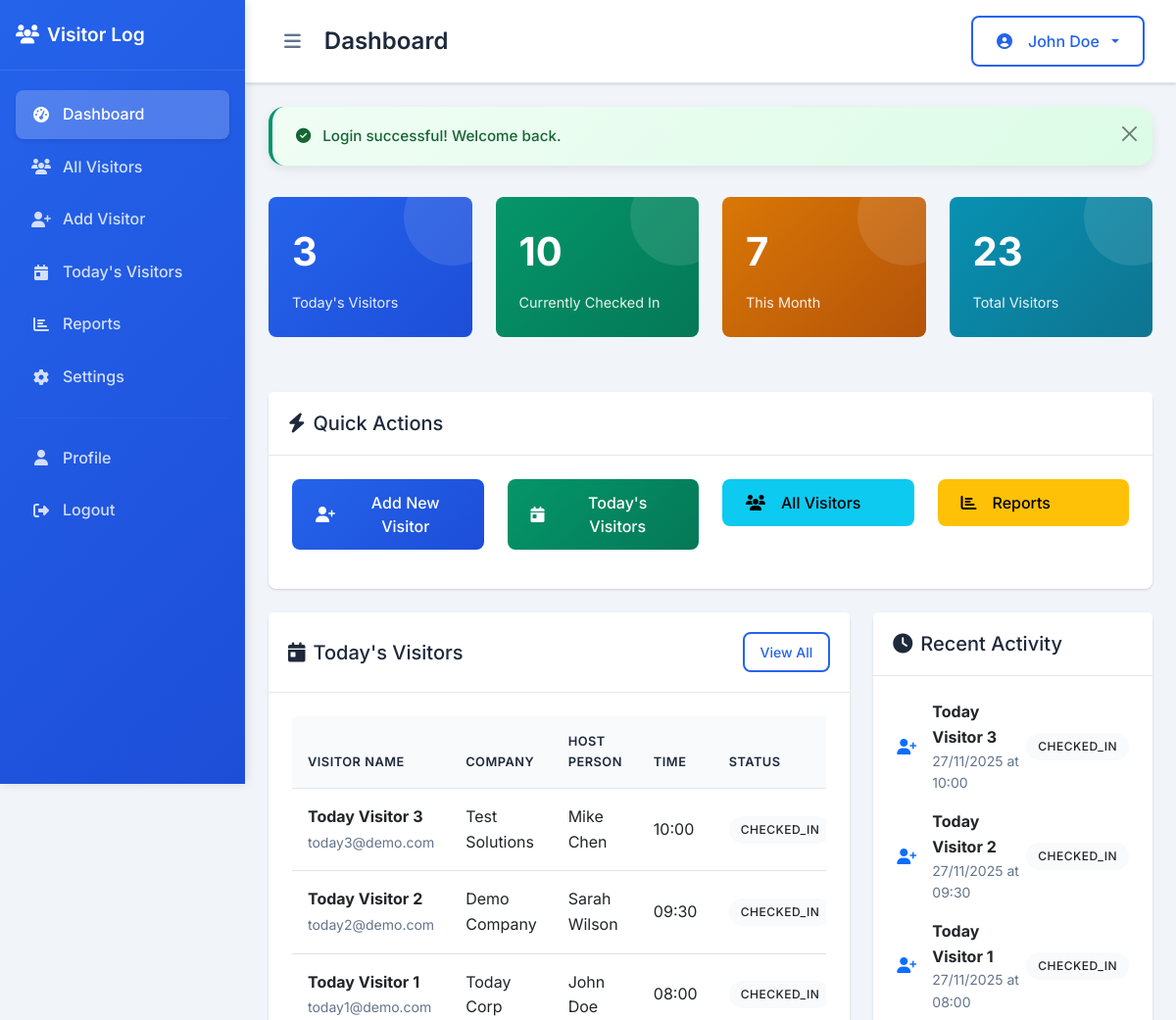
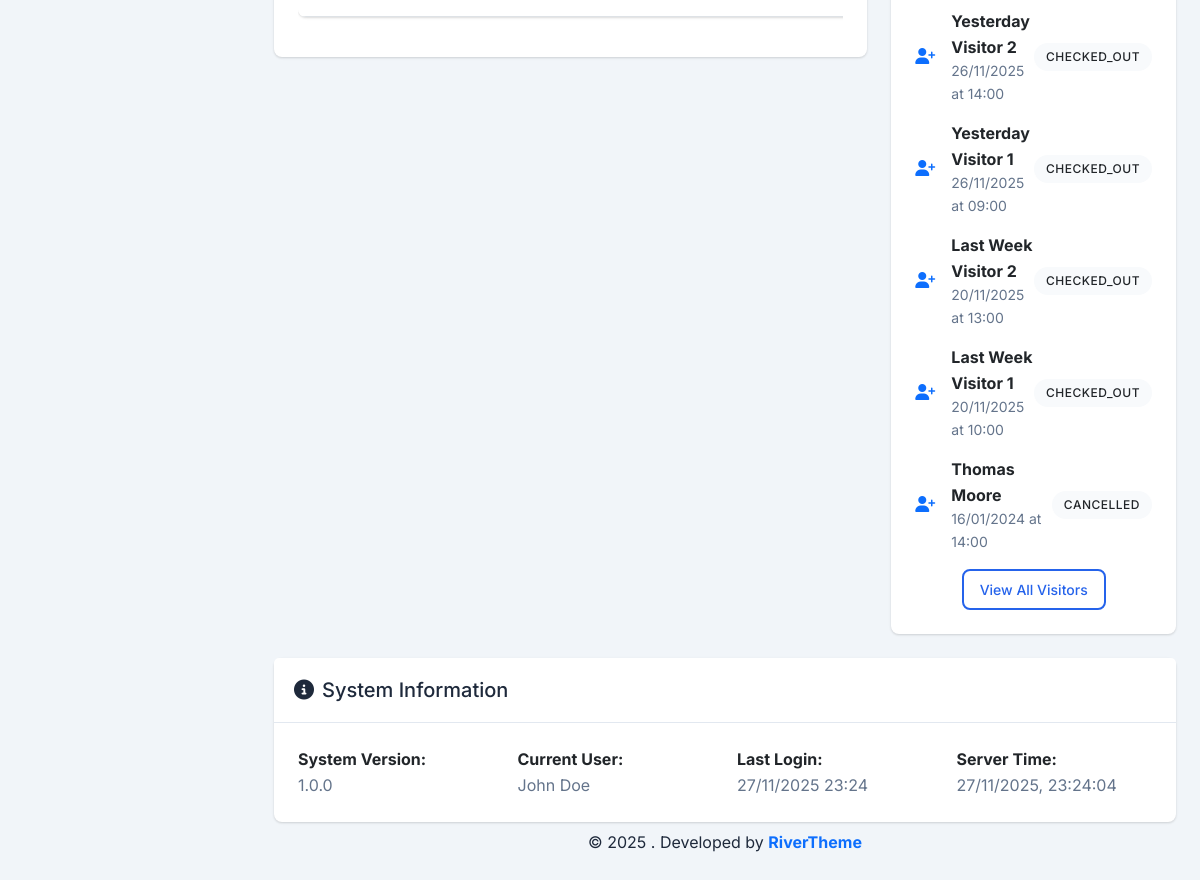
The app's page /dashboard.php (signed in) with its own data (2 pictures, top to bottom).
### tables this page shows
CREATE TABLE IF NOT EXISTS visitors (
    id INT AUTO_INCREMENT PRIMARY KEY,
    visitor_name VARCHAR(100) NOT NULL,
    visitor_email VARCHAR(100),
    visitor_phone VARCHAR(20),
    visitor_company VARCHAR(100),
    visit_date DATE NOT NULL,
    visit_time TIME NOT NULL,
    checkout_time TIME,
    purpose_of_visit TEXT NOT NULL,
    host_person VARCHAR(100) NOT NULL,
    host_department VARCHAR(100),
    visitor_photo VARCHAR(255),
    id_document_type ENUM('passport', 'driver_license', 'national_id', 'other') DEFAULT 'national_id',
    id_document_number VARCHAR(50),
    vehicle_number VARCHAR(20),
    notes TEXT,
    status ENUM('checked_in', 'checked_out', 'cancelled') DEFAULT 'checked_in',
    created_by INT,
    created_at TIMESTAMP DEFAULT CURRENT_TIMESTAMP,
    updated_at TIMESTAMP DEFAULT CURRENT_TIMESTAMP ON UPDATE CURRENT_TIMESTAMP,
    FOREIGN KEY (created_by) REFERENCES admins(id) ON DELETE SET NULL
);

### includes/Visitor.php (called while the page is built, shortened)
<?php
class Visitor {
    private $db;
    public function __construct() {
        $this->db = new Database();
    }
    public function getVisitors($page = 1, $limit = RECORDS_PER_PAGE, $filters = []) {
        $offset = ($page - 1) * $limit;
        $whereConditions = [];
        $params = [];
        $whereClause = !empty($whereConditions) ? 'WHERE ' . implode(' AND ', $whereConditions) : '';
        $countSql = "SELECT COUNT(*) as total FROM visitors v {$whereClause}";
        $totalResult = $this->db->fetch($countSql, $params);
        $total = $totalResult['total'];
        $sql = "SELECT v.*, a.full_name as created_by_name
                FROM visitors v
                LEFT JOIN admins a ON v.created_by = a.id
                {$whereClause}
                ORDER BY v.visit_date DESC, v.visit_time DESC
                LIMIT {$limit} OFFSET {$offset}";
        $visitors = $this->db->fetchAll($sql, $params);
        return [
            'visitors' => $visitors,
            'total' => $total,
            'page' => $page,
            'limit' => $limit,
            'total_pages' => ceil($total / $limit)
        ];
    }
    public function getTodayVisitors() {
        $today = date('Y-m-d');
        $sql = "SELECT v.*, a.full_name as created_by_name
                FROM visitors v
                LEFT JOIN admins a ON v.created_by = a.id
                WHERE v.visit_date = ?
                ORDER BY v.visit_time DESC";
        return $this->db->fetchAll($sql, [$today]);
    }
    public function getVisitorStats() {
        $today = date('Y-m-d');
        $thisMonth = date('Y-m');
        $todayCount = $this->db->fetch(
            "SELECT COUNT(*) as count FROM visitors WHERE visit_date = ?",
            [$today]
        )['count'];
        $monthCount = $this->db->fetch(
            "SELECT COUNT(*) as count FROM visitors WHERE visit_date LIKE ?",
            [$thisMonth . '%']
        )['count'];
        $checkedInCount = $this->db->fetch(
            "SELECT COUNT(*) as count FROM visitors WHERE status = 'checked_in'",
            []
        )['count'];
        $totalCount = $this->db->fetch(
            "SELECT COUNT(*) as count FROM visitors",
            []
        )['count'];
        return [
            'today' => $todayCount,
            'this_month' => $monthCount,
            'checked_in' => $checkedInCount,
            'total' => $totalCount
        ];
    }
}
?>

### includes/Database.php (called while the page is built, shortened)
<?php
class Database {
    private $host;
    private $db_name;
    private $username;
    private $password;
    private $charset;
    private $pdo;
    public function __construct() {
        $this->host = DB_HOST;
        $this->db_name = DB_NAME;
        $this->username = DB_USER;
        $this->password = DB_PASS;
        $this->charset = DB_CHARSET;
    }
    public function connect() {
        if ($this->pdo === null) {
            try {
                $dsn = "mysql:host={$this->host};dbname={$this->db_name};charset={$this->charset}";
                $options = [
                    PDO::ATTR_ERRMODE => PDO::ERRMODE_EXCEPTION,
                    PDO::ATTR_DEFAULT_FETCH_MODE => PDO::FETCH_ASSOC,
                    PDO::ATTR_EMULATE_PREPARES => false,
                ];
                $this->pdo = new PDO($dsn, $this->username, $this->password, $options);
            } catch (PDOException $e) {
                throw new Exception("Database connection failed: " . $e->getMessage());
            }
        }
        return $this->pdo;
    }
    public function query($sql, $params = []) {
        try {
            $pdo = $this->connect();
            $stmt = $pdo->prepare($sql);
            $stmt->execute($params);
            return $stmt;
        } catch (PDOException $e) {
            throw new Exception("Query execution failed: " . $e->getMessage());
        }
    }
    public function fetchAll($sql, $params = []) {
        $stmt = $this->query($sql, $params);
        return $stmt->fetchAll();
    }
    public function fetch($sql, $params = []) {
        $stmt = $this->query($sql, $params);
        return $stmt->fetch();
    }
}
?>

### includes/Utils.php (called while the page is built, shortened)
<?php
class Utils {
    public static function formatDate($date, $format = DISPLAY_DATE_FORMAT) {
        $dateObj = DateTime::createFromFormat('Y-m-d', $date);
        return $dateObj ? $dateObj->format($format) : $date;
    }
    public static function formatTime($time, $format = DISPLAY_TIME_FORMAT) {
        $timeObj = DateTime::createFromFormat('H:i:s', $time);
        return $timeObj ? $timeObj->format($format) : $time;
    }
}
?>

### includes/Admin.php (called while the page is built, shortened)
<?php
class Admin {
    public function isLoggedIn() {
        return true;
    }
    public function getCurrentAdmin() {
        return [
            'id' => $_SESSION['admin_id'],
            'username' => $_SESSION['admin_username'],
            'name' => $_SESSION['admin_name'],
            'email' => $_SESSION['admin_email']
        ];
    }
}
?>

### dashboard.php (the view, shortened to what this page needs)
<?php
require_once 'includes/bootstrap.php';
$stats = $visitor->getVisitorStats();
$todayVisitors = $visitor->getTodayVisitors();
$recentVisitors = $visitor->getVisitors(1, 10);
include 'templates/header.php';
?>
<div class="row mb-4">
    <div class="col-lg-3 col-md-6 mb-3">
        <div class="stats-card">
            <div class="stats-number"><?php echo $stats['today']; ?></div>
            <p class="stats-label">Today's Visitors</p>
        </div>
    </div>
    <div class="col-lg-3 col-md-6 mb-3">
        <div class="stats-card success">
            <div class="stats-number"><?php echo $stats['checked_in']; ?></div>
            <p class="stats-label">Currently Checked In</p>
        </div>
    </div>
    <div class="col-lg-3 col-md-6 mb-3">
        <div class="stats-card warning">
            <div class="stats-number"><?php echo $stats['this_month']; ?></div>
            <p class="stats-label">This Month</p>
        </div>
    </div>
    <div class="col-lg-3 col-md-6 mb-3">
        <div class="stats-card info">
            <div class="stats-number"><?php echo $stats['total']; ?></div>
            <p class="stats-label">Total Visitors</p>
        </div>
    </div>
</div>
<div class="row mb-4">
    <div class="col-12">
        <div class="card">
            <div class="card-header">
                <h5 class="mb-0"><i class="fas fa-bolt me-2"></i>Quick Actions</h5>
            </div>
            <div class="card-body">
                <div class="row">
                    <div class="col-lg-3 col-md-6 mb-3">
                        <a href="add_visitor.php" class="btn btn-primary w-100">
                            <i class="fas fa-user-plus me-2"></i>Add New Visitor
                        </a>
                    </div>
                    <div class="col-lg-3 col-md-6 mb-3">
                        <a href="today_visitors.php" class="btn btn-success w-100">
                            <i class="fas fa-calendar-day me-2"></i>Today's Visitors
                        </a>
                    </div>
                    <div class="col-lg-3 col-md-6 mb-3">
                        <a href="visitors.php" class="btn btn-info w-100">
                            <i class="fas fa-users me-2"></i>All Visitors
                        </a>
                    </div>
                    <div class="col-lg-3 col-md-6 mb-3">
                        <a href="reports.php" class="btn btn-warning w-100">
                            <i class="fas fa-chart-bar me-2"></i>Reports
                        </a>
                    </div>
                </div>
            </div>
        </div>
    </div>
</div>
<div class="row">
    <div class="col-lg-8 mb-4">
        <div class="card">
            <div class="card-header d-flex justify-content-between align-items-center">
                <h5 class="mb-0"><i class="fas fa-calendar-day me-2"></i>Today's Visitors</h5>
                <a href="today_visitors.php" class="btn btn-sm btn-outline-primary">View All</a>
            </div>
            <div class="card-body">
                <?php if (empty($todayVisitors)): ?>
                    <div class="text-center py-4">
                        <i class="fas fa-users fa-3x text-muted mb-3"></i>
                        <p class="text-muted">No visitors today yet.</p>
                        <a href="add_visitor.php" class="btn btn-primary">Add First Visitor</a>
                    </div>
                <?php else: ?>
                    <div class="table-responsive">
                        <table class="table table-hover">
                            <thead>
                                <tr>
                                    <th>Visitor Name</th>
                                    <th>Company</th>
                                    <th>Host Person</th>
                                    <th>Time</th>
                                    <th>Status</th>
                                </tr>
                            </thead>
                            <tbody>
                                <?php foreach (array_slice($todayVisitors, 0, 5) as $todayVisitor): ?>
                                <tr>
                                    <td>
                                        <strong><?php echo htmlspecialchars($todayVisitor['visitor_name']); ?></strong>
                                        <?php if ($todayVisitor['visitor_email']): ?>
                                            <br><small class="text-muted"><?php echo htmlspecialchars($todayVisitor['visitor_email']); ?></small>
                                        <?php endif; ?>
                                    </td>
                                    <td><?php echo htmlspecialchars($todayVisitor['visitor_company'] ?? 'N/A'); ?></td>
                                    <td><?php echo htmlspecialchars($todayVisitor['host_person']); ?></td>
                                    <td>
                                        <?php echo Utils::formatTime($todayVisitor['visit_time']); ?>
                                    </td>
                                    <td><?php echo getStatusBadge($todayVisitor['status']); ?></td>
                                </tr>
                                <?php endforeach; ?>
                            </tbody>
                        </table>
                    </div>
                <?php endif; ?>
            </div>
        </div>
    </div>
    <div class="col-lg-4 mb-4">
        <div class="card">
            <div class="card-header">
                <h5 class="mb-0"><i class="fas fa-clock me-2"></i>Recent Activity</h5>
            </div>
            <div class="card-body">
                <?php if (empty($recentVisitors['visitors'])): ?>
                    <div class="text-center py-4">
                        <i class="fas fa-history fa-2x text-muted mb-3"></i>
                        <p class="text-muted">No recent activity.</p>
                    </div>
                <?php else: ?>
                    <div class="activity-list">
                        <?php foreach (array_slice($recentVisitors['visitors'], 0, 8) as $recentVisitor): ?>
                        <div class="activity-item d-flex align-items-center mb-3">
                            <div class="activity-icon me-3">
                                <i class="fas fa-user-plus text-primary"></i>
                            </div>
                            <div class="activity-content flex-grow-1">
                                <div class="activity-title">
                                    <strong><?php echo htmlspecialchars($recentVisitor['visitor_name']); ?></strong>
                                </div>
                                <div class="activity-meta text-muted small">
                                    <?php echo Utils::formatDate($recentVisitor['visit_date']); ?> at
                                    <?php echo Utils::formatTime($recentVisitor['visit_time']); ?>
                                </div>
                            </div>
                            <div class="activity-status">
                                <?php echo getStatusBadge($recentVisitor['status']); ?>
                            </div>
                        </div>
                        <?php endforeach; ?>
                    </div>
                    <div class="text-center mt-3">
                        <a href="visitors.php" class="btn btn-outline-primary btn-sm">View All Visitors</a>
                    </div>
                <?php endif; ?>
            </div>
        </div>
    </div>
</div>
<div class="row">
    <div class="col-12">
        <div class="card">
            <div class="card-header">
                <h5 class="mb-0"><i class="fas fa-info-circle me-2"></i>System Information</h5>
            </div>
            <div class="card-body">
                <div class="row">
                    <div class="col-md-3">
                        <strong>System Version:</strong><br>
                        <span class="text-muted"><?php echo APP_VERSION; ?></span>
                    </div>
                    <div class="col-md-3">
                        <strong>Current User:</strong><br>
                        <span class="text-muted"><?php echo getCurrentAdmin()['name']; ?></span>
                    </div>
                    <div class="col-md-3">
                        <strong>Last Login:</strong><br>
                        <span class="text-muted"><?php echo date('d/m/Y H:i'); ?></span>
                    </div>
                    <div class="col-md-3">
                        <strong>Server Time:</strong><br>
                        <span class="text-muted" id="serverTime"><?php echo date('d/m/Y H:i:s'); ?></span>
                    </div>
                </div>
            </div>
        </div>
    </div>
</div>
<?php include 'templates/footer.php'; ?>

### includes/bootstrap.php (shortened to what this page needs)
<?php
require_once __DIR__ . '/../config/database.php';
require_once __DIR__ . '/Database.php';
require_once __DIR__ . '/Admin.php';
require_once __DIR__ . '/Visitor.php';
require_once __DIR__ . '/Utils.php';
$admin = new Admin();
$visitor = new Visitor();
function getCurrentAdmin() {
    global $admin;
    return $admin->getCurrentAdmin();
}
function getStatusBadge($status) {
    $badges = [
        'checked_in' => '<span class="badge bg-success">Checked In</span>',
        'checked_out' => '<span class="badge bg-secondary">Checked Out</span>',
        'cancelled' => '<span class="badge bg-danger">Cancelled</span>'
    ];
    return $badges[$status] ?? '<span class="badge bg-light text-dark">' . ucfirst($status) . '</span>';
}
?>

### records on screen
visitors: visitor_name "Today Visitor 3", visitor_email "today3@demo.com", visitor_company "Test Solutions", host_person "Mike Chen", visit_time "10:00", status "CHECKED_IN", visit_date "27/11/2025"
visitors: visitor_name "Today Visitor 2", visitor_email "today2@demo.com", visitor_company "Demo Company", host_person "Sarah Wilson", visit_time "09:30", status "CHECKED_IN", visit_date "27/11/2025"
visitors: visitor_name "Today Visitor 1", visitor_email "today1@demo.com", visitor_company "Today Corp", host_person "John Doe", visit_time "08:00", status "CHECKED_IN", visit_date "27/11/2025"
visitors: visitor_name "Yesterday Visitor 2", visit_date "26/11/2025", visit_time "14:00", status "CHECKED_OUT"
visitors: visitor_name "Yesterday Visitor 1", visit_date "26/11/2025", visit_time "09:00", status "CHECKED_OUT"
visitors: visitor_name "Last Week Visitor 2", visit_date "20/11/2025", visit_time "13:00", status "CHECKED_OUT"
visitors: visitor_name "Last Week Visitor 1", visit_date "20/11/2025", visit_time "10:00", status "CHECKED_OUT"
visitors: visitor_name "Thomas Moore", visit_date "16/01/2024", visit_time "14:00", status "CANCELLED"

### other values on screen
$pageTitle "Dashboard"
$currentAdmin['name'] "John Doe"
$flashMessage['message'] "Login successful! Welcome back."
$stats['today'] "3"
$stats['checked_in'] "10"
$stats['this_month'] "7"
$stats['total'] "23"
APP_VERSION "1.0.0"
getCurrentAdmin()['name'] "John Doe"
